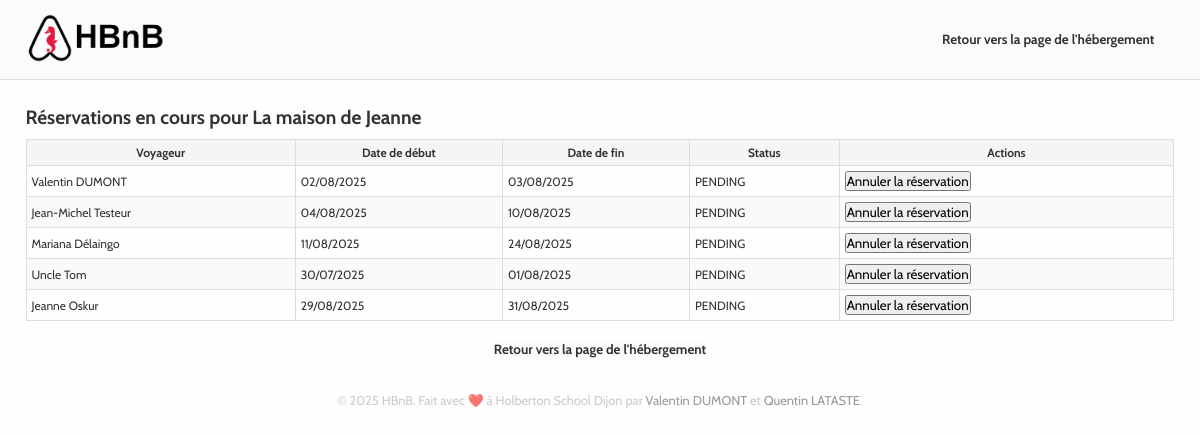
The app's page /place/98e95930-fd56-4de1-84b7-06829e781fcf/bookings with its own data.
### app/models/place.py (models this page shows, shortened)
class Place(db.Model):
    __tablename__ = 'place'
    id = db.Column(db.String, primary_key=True)
    title = db.Column(db.String(50), nullable=False)
    description = db.Column(db.String(1000), nullable=False)
    price = db.Column(db.Float, nullable=False)
    latitude = db.Column(db.Float, nullable=False)
    longitude = db.Column(db.Float, nullable=False)
    owner_id = db.Column(db.String, db.ForeignKey('user.id'), nullable=False)
    rating = db.Column(db.Float, nullable=True)
    created_at = db.Column(
        db.DateTime(timezone=True), default=lambda: datetime.now(timezone.utc),
        nullable=False)
    updated_at = db.Column(
        db.DateTime(timezone=True), default=lambda: datetime.now(timezone.utc),
        onupdate=datetime.now(timezone.utc)
        )
    photos_url = db.Column(db.JSON, default=list)
    amenities = db.relationship('Amenity', secondary=place_amenities,
                                back_populates='places')
    reviews = db.relationship("Review", back_populates='place_rel',
                              cascade='all, delete-orphan')
    bookings = db.relationship(Booking, back_populates='place_rel',
                               cascade='all, delete-orphan',
                               foreign_keys=[Booking.place])
    owner = db.relationship('User', back_populates='places')
    city_name = db.Column(db.String(128))
    __table_args__ = (
        CheckConstraint('price >= 0', name='check_price_positive'),
        CheckConstraint('rating >= 0 AND rating <= 5', name='check_rating'),
        CheckConstraint('latitude >= -90 AND latitude <= 90',
                        name='check_latitude'),
        CheckConstraint('longitude >= -180 AND longitude <= 180',
                        name='check_longitude')
    )

### app/models/booking.py (models this page shows, shortened)
class Booking(db.Model):
    __tablename__ = 'bookings'
    id = db.Column(db.String, primary_key=True)
    status = db.Column(
        db.String(20),
        default=BookingStatus.PENDING.value,
        nullable=False
        )
    place = db.Column(db.String, db.ForeignKey('place.id'), nullable=False)
    user = db.Column(db.String, db.ForeignKey('user.id'), nullable=False)
    start_date = db.Column(db.DateTime, nullable=False)
    end_date = db.Column(db.DateTime, nullable=False)
    created_at = db.Column(
        db.DateTime(timezone=True), default=lambda: datetime.now(timezone.utc), nullable=False
        )
    updated_at = db.Column(
        db.DateTime(timezone=True), default=lambda: datetime.now(timezone.utc),
        onupdate=datetime.now(timezone.utc)
        )
    place_rel = db.relationship(
        "Place",
        back_populates='bookings',
        foreign_keys=[place]
        )
    user_rel = db.relationship("User", back_populates='bookings')
    reviews = db.relationship('Review', back_populates='booking_rel')
    __table_args__ = (
        db.CheckConstraint(
            "status IN ('DONE', 'PENDING', 'CANCELLED')",
            name="check_booking_status"
        ),
    )

### app/models/user.py (models this page shows, shortened)
class User(db.Model):
    __tablename__ = 'user'
    id = db.Column(db.String, primary_key=True)
    first_name = db.Column(db.String(50), nullable=False)
    last_name = db.Column(db.String(50), nullable=False)
    email = db.Column(db.String(120), unique=True, nullable=False)
    hashed_password = db.Column(db.String(255), nullable=False)
    is_active = db.Column(db.Boolean, default=True)  # Allows disabling user
    is_admin = db.Column(db.Boolean, default=False)
    created_at = db.Column(
        db.DateTime(timezone=True), default=lambda: datetime.now(timezone.utc), nullable=False
        )
    updated_at = db.Column(
        db.DateTime(timezone=True), default=lambda: datetime.now(timezone.utc),
        onupdate=datetime.now(timezone.utc)
        )
    photo_url = db.Column(db.String(2048), nullable=True)
    places = db.relationship(Place, back_populates='owner',
                             cascade='all, delete-orphan')
    reviews = db.relationship(Review, back_populates='user',
                              cascade='all, delete-orphan')
    bookings = db.relationship(Booking, back_populates='user_rel',
                               cascade='all, delete-orphan')

### app/web/html_routes.py (the view)
@bp_web.route('/place/<place_id>/bookings')
def place_bookings(place_id):
    try:
        UUID(place_id)
    except ValueError:
        abort(400, description="Invalid UUID")
    try:
        verify_jwt_in_request()
        user_id = get_jwt_identity()
    except:
        user_id = None
    place = facade.get_place(place_id)
    if not place:
        abort(404, description="Place not found")
    current_user = None
    if user_id:
        current_user = facade.get_user(user_id)
    return render_template("place-all-bookings.html",
                           place=place,
                           bookings=place.bookings,
                           current_user=current_user)

### app/persistence/repository.py (called while the page is built)
    def get(self, obj_id):
        return self.model.query.get(str(obj_id))

### app/services/facade.py (called while the page is built)
    def get_place(self, place_id):
        return self.place_repo.get(place_id)

### templates/place-all-bookings.html (shortened to what this page needs)
<!DOCTYPE html>
<html lang="fr">
<head>
    <link rel="stylesheet" href="{{ url_for('static', filename='css/style.css') }}">
</head>
<body>
    <header class="header">
        <div class="header-logo">
            <a href="{{ url_for('web.index') }}">
                <img src = "{{ url_for('static', filename='images/logo.png') }}" alt="HBnB logo">
            </a>
        </div>
        <nav id="user-nav">
                <button class="back-btn" onclick="history.back()">Retour vers la page de l'hébergement</button>
        </nav>
    </header>
    <main>
        <div id="all-bookings-list">
            <h2>Réservations en cours pour {{ place.title }}</h2>
            {% set pending_bookings = bookings | selectattr("status", "equalto", "PENDING") | list %}
            {% if pending_bookings %}
                <table>
                <thead>
                    <tr>
                        <th>Voyageur</th>
                        <th>Date de début</th>
                        <th>Date de fin</th>
                        <th>Status</th>
                        <th>Actions</th>
                    </tr>
                </thead>
                <tbody>
                {% for booking in pending_bookings %}
                    <tr>
                    <td>{{ booking.user_rel.first_name }} {{ booking.user_rel.last_name }}</td>
                    <td>{{ booking.start_date.strftime("%d/%m/%Y") }}</td>
                    <td>{{ booking.end_date.strftime("%d/%m/%Y") }}</td>
                    <td>{{ booking.status }}</td>
                    <td>
                        <button class="cancel-booking-btn" data-id="{{ booking.id }}">Annuler la réservation</button>
                    </td>
                    </tr>
                {% endfor %}
            </tbody>
            </table>
            {% else %}
                <p>Vous n'avez pas encore de réservation pour cet hébergement.</p>
            {% endif %}
        </div>
        <div class="end-page-back">
        <button class="back-btn" onclick="history.back()">Retour vers la page de l'hébergement</button>
        </div>
    </main>
</body>
<footer>
    <div class="footer-content">
        <p>
            &copy; 2025 HBnB. Fait avec ❤️ à Holberton School Dijon par
            <a href="https://github.com/Proser-V">Valentin DUMONT</a> et <a href="https://github.com/loufi84">Quentin LATASTE</a>.
        </p>
    </div>
</footer>
</html>

### static/css/style.css (style rules this page uses)
* { box-sizing: border-box; margin: 0; padding: 0; font-family: "Cabin"; }
html { scroll-behavior: smooth; font-size: 80%; font-family: "Cabin" !important; }
:root { --color-primary: #fffefe; --color-header: #fafbfb; --text-color: #333; --light-text-color: #b9b9b9bc; --card-border-color : #ddd; --star-color: #b72121; --shadow-color: rgba(0,0,0,0.1); --overlay-color: rgba(0, 0, 0, 0.8); }
.header { display: flex; justify-content: space-between; background-color: var(--color-header); color: var(--text-color); align-items: center; padding: 1rem 2rem; border-bottom: 1px solid var(--card-border-color); z-index: 1000; width: 100%; box-sizing: border-box; margin: 0; }
.header-logo img { height: 50px; }
#user-nav { display: flex; align-items: center; gap: 10px; font-family: Arial, sans-serif; padding: 10px 20px; background-color: var(--color-header); }
.back-btn { text-decoration: none; font-weight: bold; color: var(--text-color); border: none; background-color: var(--color-header); cursor: pointer; }
.end-page-back { display: flex; justify-content: center; margin-top: 20px; }
body { background-color: var(--color-primary); color: var(--text-color); }
main { padding: 2rem; }
#all-bookings-list table { margin-top: 10px; width: 100%; border-collapse: collapse; text-align: left; font-size: 12px; color: var(--text-color); }
#all-bookings-list th, #all-bookings-list td { border: 1px solid var(--card-border-color); padding: 5px; }
#all-bookings-list th { text-align: center; }
#all-bookings-list thead { background-color: #f5f5f5; }
#all-bookings-list tbody tr:nth-child(even) { background-color: #fafafa; }
.footer-content { color: var(--light-text-color); text-align: center; padding: 10px; user-select: none; }
.footer-content a { text-decoration: inherit; color: #9a9898; }

### records on screen
Place: title "La maison de Jeanne"
Booking: user_rel.first_name "Valentin", user_rel.last_name "DUMONT", start_date "02/08/2025", end_date "03/08/2025", status "PENDING"
Booking: user_rel.first_name "Jean-Michel", user_rel.last_name "Testeur", start_date "04/08/2025", end_date "10/08/2025", status "PENDING"
Booking: user_rel.first_name "Mariana", user_rel.last_name "Délaingo", start_date "11/08/2025", end_date "24/08/2025", status "PENDING"
Booking: user_rel.first_name "Uncle", user_rel.last_name "Tom", start_date "30/07/2025", end_date "01/08/2025", status "PENDING"
Booking: user_rel.first_name "Jeanne", user_rel.last_name "Oskur", start_date "29/08/2025", end_date "31/08/2025", status "PENDING"
